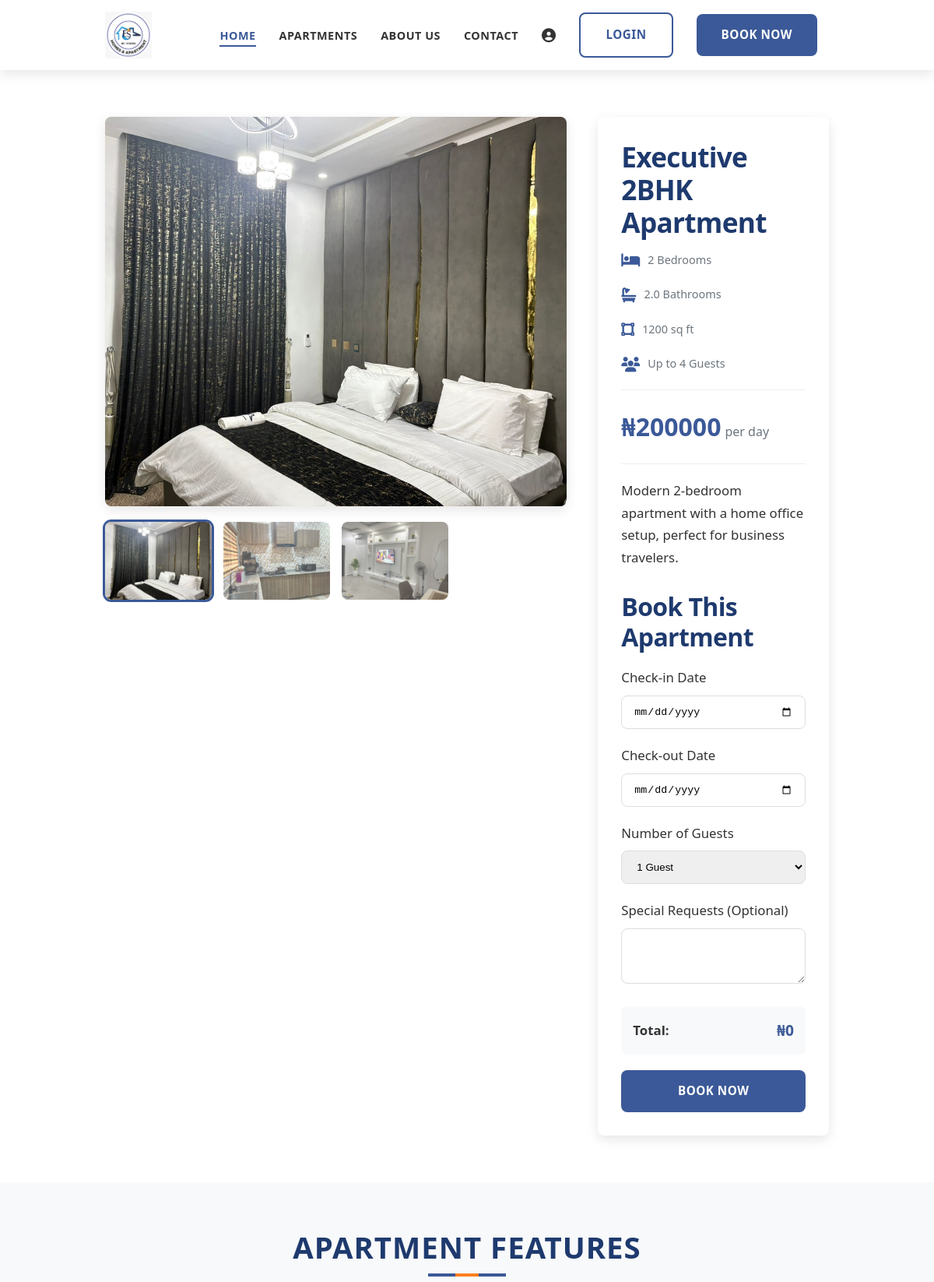
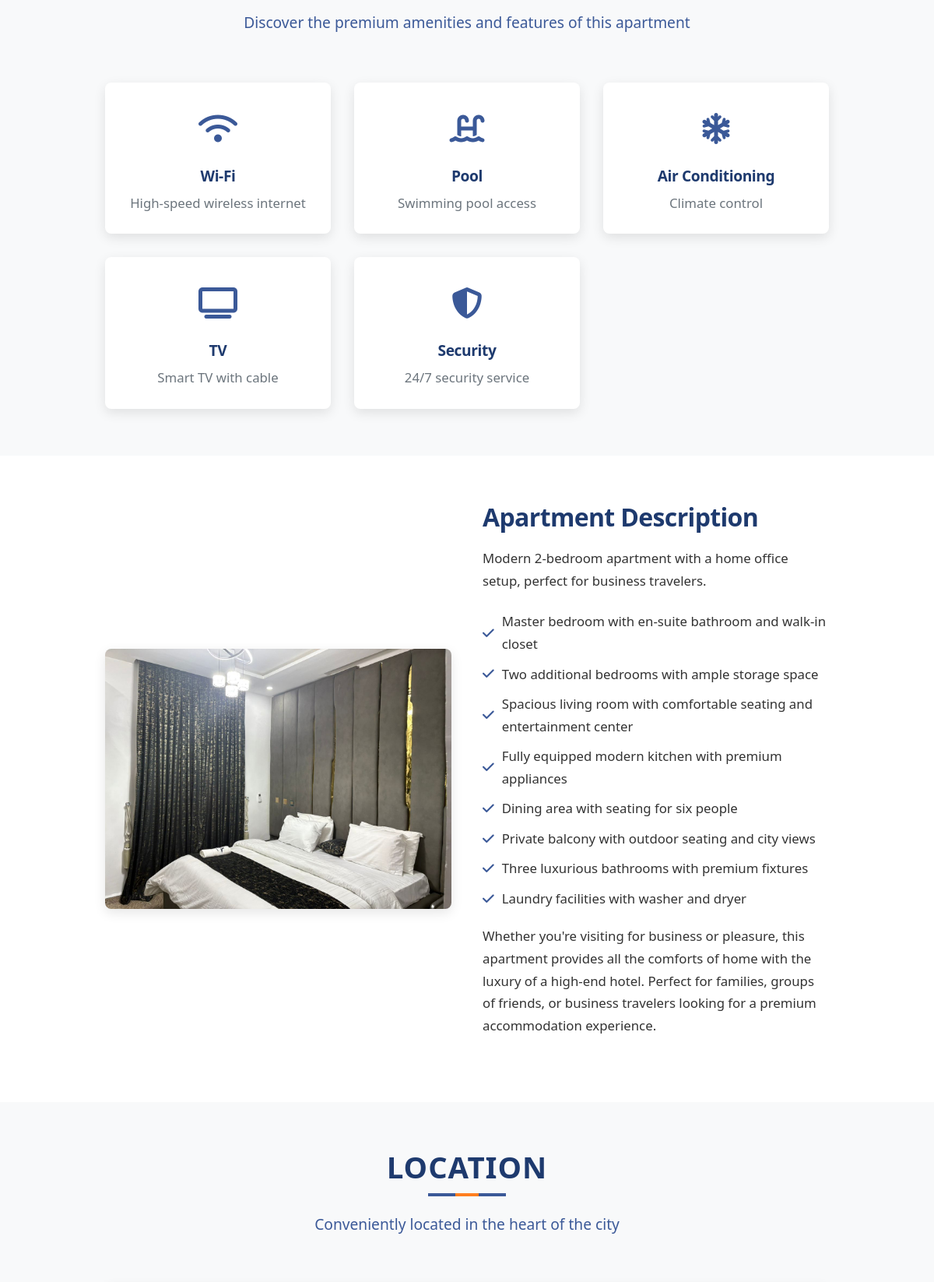
Screenshot of /apartment/4/ (upper part) with the database file from the repository (2 pictures, top to bottom).
### EsHomesApp/models.py (models this page shows, shortened)
class Apartment(models.Model):
    APARTMENT_TYPES = [
        ('studio', 'Studio'),
        ('1bhk', '1 Bedroom'),
        ('2bhk', '2 Bedrooms'),
        ('3bhk', '3 Bedrooms'),
        ('penthouse', 'Penthouse'),
        ('duplex', 'Duplex'),
    ]
    STATUS_CHOICES = [
        ('available', 'Available'),
        ('occupied', 'Occupied'),
        ('maintenance', 'Under Maintenance'),
        ('reserved', 'Reserved'),
    ]
    name = models.CharField(max_length=200)
    apartment_type = models.CharField(max_length=20, choices=APARTMENT_TYPES)
    description = models.TextField()
    price_per_night = models.DecimalField(max_digits=10, decimal_places=2)
    size_sqft = models.IntegerField()
    max_occupancy = models.IntegerField()
    bedrooms = models.IntegerField()
    bathrooms = models.DecimalField(max_digits=3, decimal_places=1)
    status = models.CharField(max_length=20, choices=STATUS_CHOICES, default='available')
    featured = models.BooleanField(default=False)
    amenities = models.ManyToManyField(Amenity)
    created_at = models.DateTimeField(auto_now_add=True)
    updated_at = models.DateTimeField(auto_now=True)
    class Meta:
        ordering = ['-created_at']

class ApartmentImage(models.Model):
    apartment = models.ForeignKey(Apartment, on_delete=models.CASCADE, related_name='images')
    image = models.ImageField(upload_to='apartment_images/')
    is_primary = models.BooleanField(default=False)
    caption = models.CharField(max_length=200, blank=True)
    upload_date = models.DateTimeField(auto_now_add=True)
    class Meta:
        ordering = ['-is_primary', '-upload_date']

class Amenity(models.Model):
    name = models.CharField(max_length=100)
    icon = models.CharField(max_length=50, help_text="Font Awesome icon class")
    description = models.TextField(blank=True)
    class Meta:
        verbose_name_plural = 'Amenities'

### EsHomesApp/views.py (the view)
# urls.py: path('apartment/<int:pk>/', views.apartment_detail, name='apartment_detail'),
def apartment_detail(request, pk):
    apartment = get_object_or_404(Apartment, pk=pk)
    similar_apartments = Apartment.objects.filter(
        bedrooms=apartment.bedrooms,
        status='available'
    ).exclude(pk=pk)[:2]
    form = BookingForm(initial={'apartment': apartment})
    apartments_data = {}
    image_url = apartment.images.first().image.url if apartment.images.exists() else None
    apartments_data[str(apartment.id)] = {
        'price': float(apartment.price_per_night),
        'name': apartment.name,
        'bedrooms': apartment.bedrooms,
        'bathrooms': apartment.bathrooms,
        'image_url': image_url
    }
    class DecimalEncoder(json.JSONEncoder):
        def default(self, obj):
            if isinstance(obj, decimal.Decimal):
                return float(obj)
            return super(DecimalEncoder, self).default(obj)
    form.fields['apartment'].widget.attrs['data-apartments'] = json.dumps(apartments_data, cls=DecimalEncoder)
    context = {
        'apartment': apartment,
        'similar_apartments': similar_apartments,
        'form': form,
    }
    return render(request, 'EsHomesApp/apartment-detail.html', context)

### EsHomesApp/templates/EsHomesApp/apartment-detail.html (shortened to what this page needs)
{% load static %}
{% load apartment_filters %}
<!DOCTYPE html>
<html lang="en">
<head>
    <link rel="stylesheet" href="{% static 'css/style.css' %}">
    <link rel="stylesheet" href="{% static 'css/animations.css' %}">
    <link rel="stylesheet" href="https://cdnjs.cloudflare.com/ajax/libs/font-awesome/6.4.0/css/all.min.css">
</head>
<body>
    <header class="header">
        <div class="container">
            <div class="header-content">
                <div class="logo">
                    <a href="{% url 'home' %}">
                        <img src="{% static 'media/logo.jpg' %}" alt="ES Homes &amp; Apartments Logo">
                    </a>
                </div>
                <nav class="nav">
                    <ul class="nav-list" id="nav-list">
                        <li class="nav-item"><a href="{% url 'home' %}" class="nav-link active">Home</a></li>
                        <li class="nav-item"><a href="{% url 'apartments' %}" class="nav-link">Apartments</a></li>
                        <li class="nav-item"><a href="{% url 'about' %}" class="nav-link">About Us</a></li>
                        <li class="nav-item"><a href="{% url 'contact' %}" class="nav-link">Contact</a></li>
                        <li class="nav-item mobile-only"><a href="{% url 'profile' %}" class="nav-link"> </a></li>
                        {% if not user.is_authenticated %}
                            <li class="nav-item mobile-only"><a href="{% url 'user_login' %}" class="btn btn-secondary mobile-btn">Login</a></li>
                        {% endif %}
                        <li class="nav-item mobile-only"><a href="{% url 'apartments' %}" class="btn btn-primary mobile-btn">Book Now</a></li>
                    </ul>
                </nav>
            </div>
        </div>
    </header>
    <section class="apartment-detail">
        <div class="container">
            <div class="apartment-detail-grid">
                <div class="apartment-gallery reveal reveal--left">
                    <div class="gallery-main">
                        {% if apartment.images.all %}
                            <img src="{{ apartment.images.first.image.url }}" alt="{{ apartment.name }}" class="gallery-main-image" id="mainImage">
                        {% else %}
                            <img src="{% static 'EsHomesApp/images/default-apartment.jpg' %}" alt="{{ apartment.name }}" class="gallery-main-image" id="mainImage">
                        {% endif %}
                    </div>
                    <div class="gallery-thumbs">
                        {% for image in apartment.images.all %}
                        <div class="gallery-thumb {% if forloop.first %}active{% endif %}" data-src="{{ image.image.url }}" onclick="changeImage(this)">
                            <img src="{{ image.image.url }}" alt="{{ apartment.name }} - Image {{ forloop.counter }}">
                        </div>
                        {% endfor %}
                    </div>
                </div>
                <div class="apartment-info">
                    <h1 class="apartment-title">{{ apartment.name }}</h1>
                    <div class="apartment-meta">
                        <div class="meta-item">
                            <i class="fas fa-bed"></i>
                            <span>{{ apartment.bedrooms }} Bedroom{% if apartment.bedrooms != 1 %}s{% endif %}</span>
                        </div>
                        <div class="meta-item">
                            <i class="fas fa-bath"></i>
                            <span>{{ apartment.bathrooms }} Bathroom{% if apartment.bathrooms != 1 %}s{% endif %}</span>
                        </div>
                        <div class="meta-item">
                            <i class="fas fa-vector-square"></i>
                            <span>{{ apartment.size_sqft }} sq ft</span>
                        </div>
                        <div class="meta-item">
                            <i class="fas fa-users"></i>
                            <span>Up to {{ apartment.max_occupancy }} Guest{% if apartment.max_occupancy != 1 %}s{% endif %}</span>
                        </div>
                    </div>
                    <div class="apartment-price">
                        <span class="price">₦{{ apartment.price_per_night|floatformat:0 }}</span>
                        <span class="period">per day</span>
                    </div>
                    <p>{{ apartment.description }}</p>
                    <div class="booking-form">
                        <h3>Book This Apartment</h3>
                        <form id="booking-form" action="{% url 'booking' %}" method="post">
                            <div class="form-group">
                                <label for="{{ form.check_in_date.id_for_label }}">Check-in Date</label>
                                {{ form.check_in_date }}
                            </div>
                            <div class="form-group">
                                <label for="{{ form.check_out_date.id_for_label }}">Check-out Date</label>
                                {{ form.check_out_date }}
                            </div>
                            <div class="form-group">
                                <label for="{{ form.guests.id_for_label }}">Number of Guests</label>
                                {{ form.guests }}
                            </div>
                            <div class="form-group">
                                <label for="{{ form.special_requests.id_for_label }}">Special Requests (Optional)</label>
                                {{ form.special_requests }}
                            </div>
                            <div class="booking-total">
                                <span class="booking-total-label">Total:</span>
                                <span class="booking-total-price" id="total-price">₦0</span>
                            </div>
                            {% if user.is_authenticated %}
                                <button type="submit" class="btn btn-primary" style="width: 100%;">Book Now</button>
                            {% else %}
                                <a href="{% url 'user_login' %}" class="btn btn-primary" style="width: 100%; display: inline-block; text-align: center;">Book Now</a>
                            {% endif %}
                        </form>
                    </div>
                </div>
            </div>
        </div>
    </section>
    <section class="features-section">
        <div class="container">
            <div class="section-header">
                <h2 class="section-title">Apartment Features</h2>
                <p class="section-subtitle">Discover the premium amenities and features of this apartment</p>
            </div>
            <div class="features-grid">
                {% for amenity in apartment.amenities.all %}
                <div class="feature-item reveal reveal--up" {% if not forloop.first %}data-delay="{{ forloop.counter }}00"{% endif %}>
                    <div class="feature-icon">
                        <i class="{{ amenity.icon }}"></i>
                    </div>
                    <h3 class="feature-title">{{ amenity.name }}</h3>
                    <p class="feature-text">{{ amenity.description }}</p>
                </div>
                {% endfor %}
            </div>
        </div>
    </section>
    <section class="description-section">
        <div class="container">
            <div class="description-content">
                <div class="description-image reveal reveal--left">
                    {% if apartment.images.first %}
                        <img src="{{ apartment.images.first.image.url }}" alt="{{ apartment.name }} Interior">
                    {% else %}
                        <img src="{% static 'EsHomesApp/images/default-apartment.jpg' %}" alt="{{ apartment.name }} Interior">
                    {% endif %}
                </div>
                <div class="description-text reveal reveal--right">
                    <h3>Apartment Description</h3>
                    <p>{{ apartment.description }}</p>
                    <ul class="description-list">
                        <li><i class="fas fa-check"></i> Master bedroom with en-suite bathroom and walk-in closet</li>
                        <li><i class="fas fa-check"></i> Two additional bedrooms with ample storage space</li>
                        <li><i class="fas fa-check"></i> Spacious living room with comfortable seating and entertainment center</li>
                        <li><i class="fas fa-check"></i> Fully equipped modern kitchen with premium appliances</li>
                        <li><i class="fas fa-check"></i> Dining area with seating for six people</li>
                        <li><i class="fas fa-check"></i> Private balcony with outdoor seating and city views</li>
                        <li><i class="fas fa-check"></i> Three luxurious bathrooms with premium fixtures</li>
                        <li><i class="fas fa-check"></i> Laundry facilities with washer and dryer</li>
                    </ul>
                    <p>Whether you're visiting for business or pleasure, this apartment provides all the comforts of home with the luxury of a high-end hotel. Perfect for families, groups of friends, or business travelers looking for a premium accommodation experience.</p>
                </div>
            </div>
        </div>
    </section>
    <section class="map-section">
        <div class="container">
            <div class="section-header">
                <h2 class="section-title">Location</h2>
                <p class="section-subtitle">Conveniently located in the heart of the city</p>
            </div>
        </div>
    </section>
</body>
</html>

### EsHomesApp/templates/EsHomesApp/apartment-detail.html (style rules this page uses)
.apartment-detail { padding: 60px 0; margin-top: 90px; }
.apartment-detail-grid { display: grid; grid-template-columns: 2fr 1fr; gap: 40px; }
.gallery-main { margin-bottom: 20px; border-radius: var(--border-radius); overflow: hidden; box-shadow: var(--shadow); height: 500px; }
.gallery-main-image { width: 100%; height: 100%; object-fit: cover; }
.gallery-thumbs { display: grid; grid-template-columns: repeat(4, 1fr); gap: 15px; }
.gallery-thumb { height: 100px; border-radius: var(--border-radius); overflow: hidden; cursor: pointer; transition: var(--transition); opacity: 0.7; }
.gallery-thumb img { width: 100%; height: 100%; object-fit: cover; }
.gallery-thumb.active { opacity: 1; box-shadow: 0 0 0 3px var(--primary-color); }
.apartment-info { background-color: var(--white); border-radius: var(--border-radius); padding: 30px; box-shadow: var(--shadow); }
.apartment-title { font-size: 2.2rem; margin-bottom: 15px; }
.apartment-meta { display: flex; flex-wrap: wrap; gap: 20px; margin-bottom: 20px; padding-bottom: 20px; border-bottom: 1px solid #eee; }
.meta-item { display: flex; align-items: center; }
.meta-item i { color: var(--primary-color); font-size: 1.2rem; margin-right: 10px; }
.apartment-price { display: flex; align-items: baseline; margin-bottom: 20px; padding-bottom: 20px; border-bottom: 1px solid #eee; }
.price { font-size: 2rem; font-weight: 700; color: var(--primary-color); }
.period { font-size: 1rem; color: var(--text-light); margin-left: 5px; }
.booking-form { margin-top: 30px; }
.form-group { margin-bottom: 20px; }
.form-group label { display: block; margin-bottom: 8px; font-weight: 500; }
.form-control { width: 100%; padding: 12px 15px; border-radius: var(--border-radius); border: 1px solid #ddd; transition: var(--transition); }
.booking-total { background-color: var(--light-color); padding: 15px; border-radius: var(--border-radius); margin-bottom: 20px; display: flex; justify-content: space-between; align-items: center; }
.booking-total-label { font-weight: 600; }
.booking-total-price { font-size: 1.2rem; font-weight: 700; color: var(--primary-color); }
.features-section { padding: 60px 0; background-color: var(--light-color); }
.features-grid { display: grid; grid-template-columns: repeat(auto-fill, minmax(250px, 1fr)); gap: 30px; margin-top: 40px; }
.feature-item { background-color: var(--white); padding: 25px; border-radius: var(--border-radius); box-shadow: var(--shadow); text-align: center; transition: var(--transition); }
.feature-icon { font-size: 2.5rem; color: var(--primary-color); margin-bottom: 15px; }
.feature-title { font-size: 1.2rem; margin-bottom: 10px; }
.feature-text { color: var(--text-light); margin-bottom: 0; }
.description-section { padding: 60px 0; }
.description-content { display: grid; grid-template-columns: 1fr 1fr; gap: 40px; align-items: center; }
.description-image { border-radius: var(--border-radius); overflow: hidden; box-shadow: var(--shadow); }
.description-text h3 { margin-bottom: 20px; }
.description-list { margin: 20px 0; }
.description-list li { margin-bottom: 10px; display: flex; align-items: center; }
.description-list li i { color: var(--primary-color); margin-right: 10px; }
.map-section { padding: 60px 0; background-color: var(--light-color); }

### rows the page displays
Apartment: images.first.image (picture), name "Executive 2BHK Apartment", bedrooms "2", bathrooms "2.0", size_sqft "1200", max_occupancy "4", price_per_night "200000", description "Modern 2-bedroom apartment with a home office setup, perfect for business travelers."
ApartmentImage: image (picture)
ApartmentImage: image (picture)
ApartmentImage: image (picture)
Amenity: name "Wi-Fi", description "High-speed wireless internet"
Amenity: name "Pool", description "Swimming pool access"
Amenity: name "Air Conditioning", description "Climate control"
Amenity: name "TV", description "Smart TV with cable"
Amenity: name "Security", description "24/7 security service"
